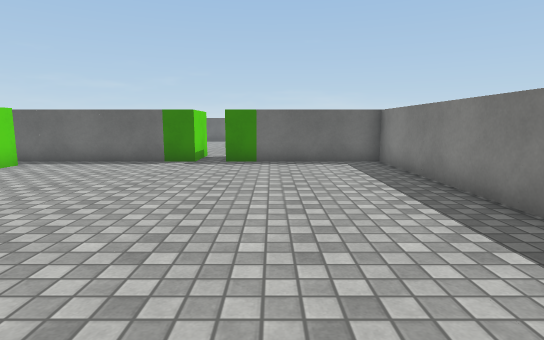
view 1 (above)

16 first-person views from a walk through a 3-D level made in the Unity game engine. The camera is 1.2 m above the floor, tilts 8° down and sees 80° across. The floor is counted in squares, 1 m on a side. Each view is taken from the middle of a square. On the plan, view 1 faces up. The plan holds only what a view shows up to about 14 squares ahead; the rest is blank. The place goes on beyond the plan. Some animated figures are left out. Surface patterns are stand-ins for the level's own textures.

view 2
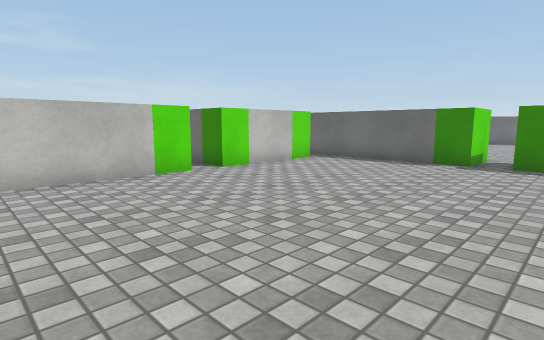

view 3
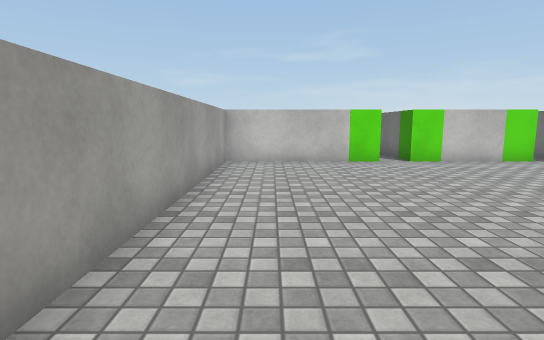

view 4
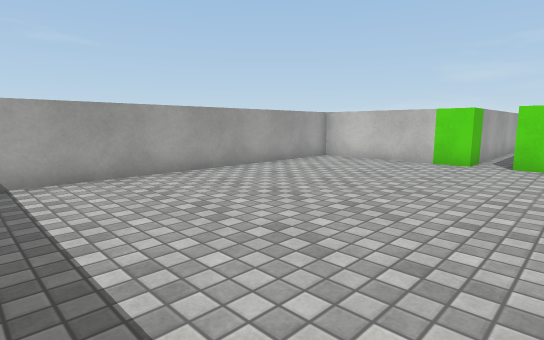

view 5
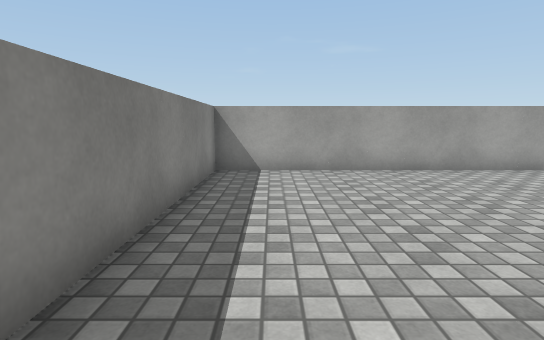

view 6
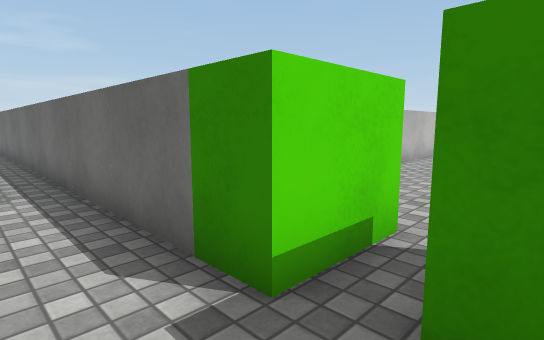

view 7
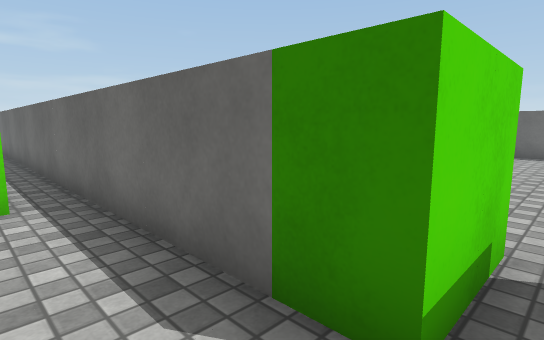

view 8
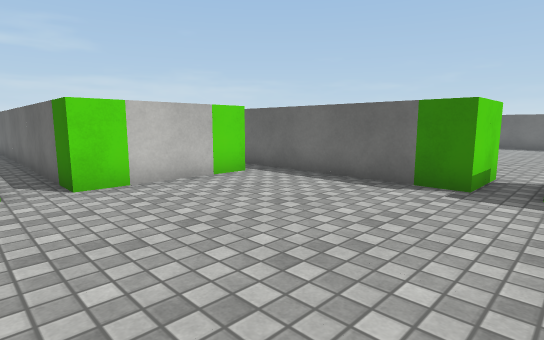

view 9
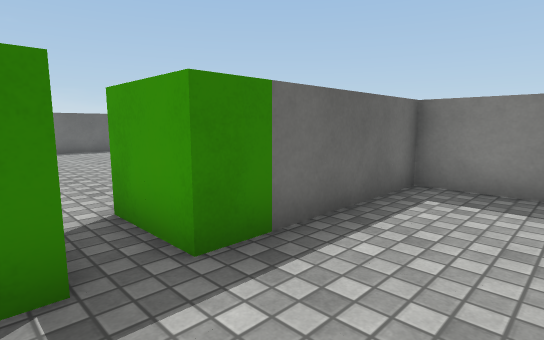

view 10
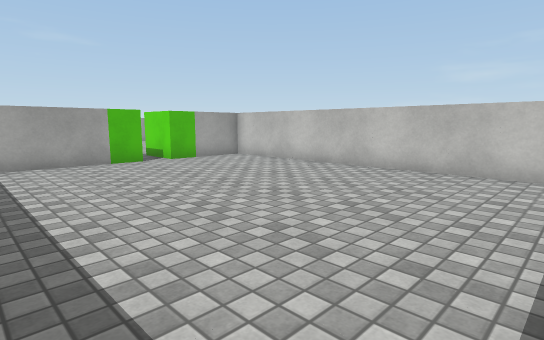

view 11
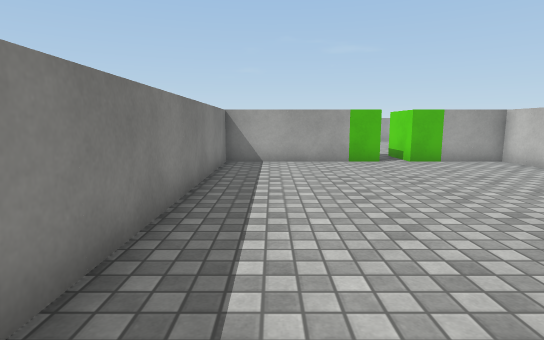

view 12
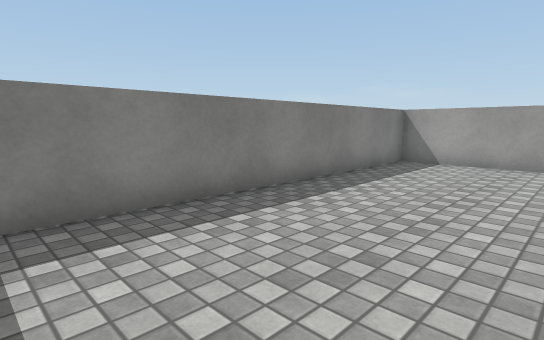

view 13
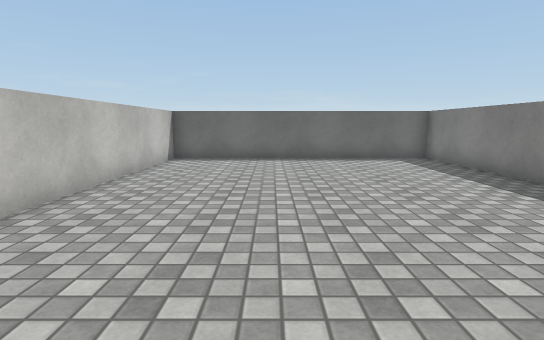

view 14
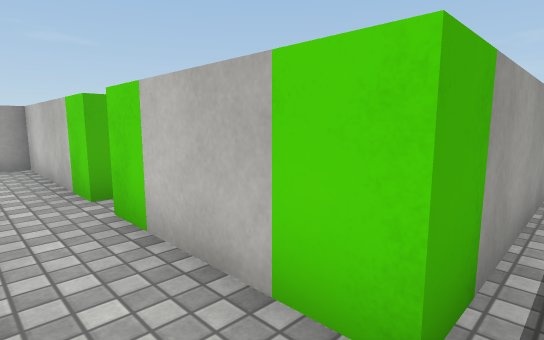

view 15
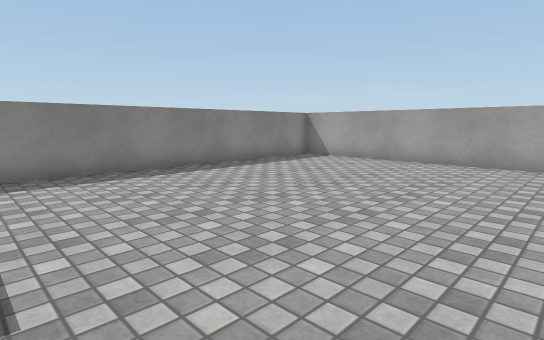

view 16
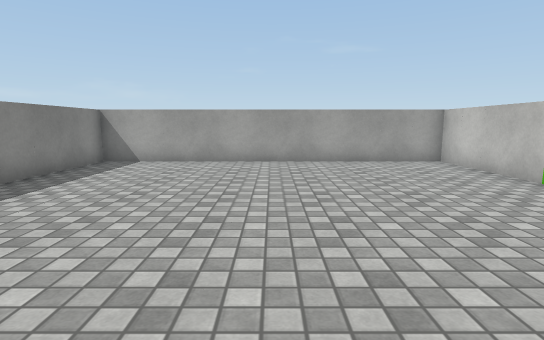

### Floor plan
Points are (right, up) in squares from view 1. A wall is a line through its corners. A room is listed if a view was taken in it or the views show most of it. See-through windows are left out.
Room 1 (views 1, 2, 3, 4, 5, 6, 7, 8, 9, 13, 14, 15, 16)
walls: (-2.5, 12.5) (-2.5, 10.5) (-18.5, 10.5); (-12, 9.5) (-7.5, 9.5) (-7.5, 5.5) (-18.1, 5.5); (-14.5, 4.5) (-7.5, 4.5) (-7.5, -0.5) (3.5, -0.5) (3.5, 10.5) (-1.5, 10.5) (-1.5, 12.5)
ways out: opening at (-2, 11.5) to room 2
Room 2 (views 10, 11, 12)
walls: (-1.5, 12.5) (3.5, 12.5) (3.5, 23.5) (-5.5, 23.5) (-5.5, 12.5) (-2.5, 12.5)
ways out: opening at (-2, 11.5) to room 1

Where each view was taken, in squares from view 1:
view 1: 0 up, 0 right, facing up
view 2: 0 up, 0 right, facing up-left
view 3: 1 up, 3 right, facing left
view 4: 7 up, 3 right, facing down-left
view 5: 8 up, 2 right, facing down
view 6: 9 up, 1 left, facing up-left
view 7: 9 up, 2 left, facing up-left
view 8: 4 up, 1 left, facing up-left
view 9: 8 up, 3 left, facing up-right
view 10: 23 up, 3 right, facing down-left
view 11: 23 up, 2 right, facing down
view 12: 23 up, 1 left, facing down-right
view 13: 12 up, 2 left, facing up
view 14: 10 up, 6 left, facing down-left
view 15: 10 up, 5 left, facing down-right
view 16: 10 up, 2 left, facing down
